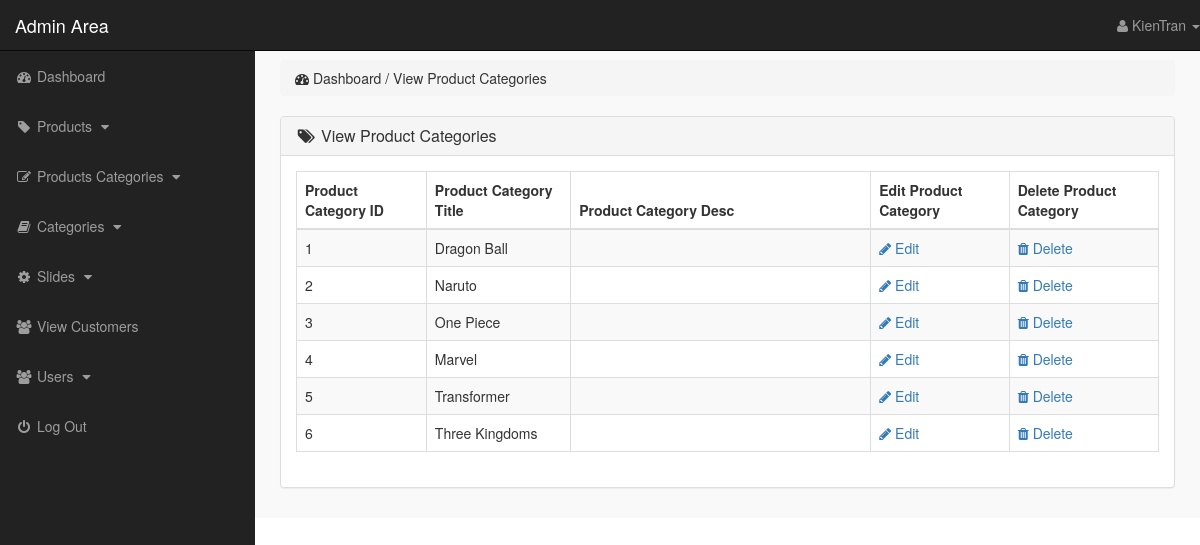
/admin_area/index.php?view_p_cats (signed in), run on the app's committed database.
### tables this page shows
CREATE TABLE `products_categories` (
  `p_cat_id` int(10) NOT NULL,
  `p_cat_title` text NOT NULL,
  `p_cat_desc` text NOT NULL
);

### admin_area/view_p_cats.php (the view)
<?php
    if(!isset($_SESSION['admin_username'])){
        echo "<script>window.open('login.php','_self')</script>";
    }else{
?>
<div class="row">
    <div class="col-lg-12">
        <ol class="breadcrumb">
            <li>
                <i class="fa fa-dashboard"></i> Dashboard / View Product Categories
            </li>
        </ol>
    </div>
</div>
<div class="row">
    <div class="col-lg-12">
        <div class="panel panel-default">
            <div class="panel-heading">
                <h3 class="panel-title">
                    <i class="fa fa-tags fa-fw"></i> View Product Categories
                </h3>
            </div>
            <div class="panel-body">
                <div class="table-responsive">
                    <table class="table table-hover table-striped table-bordered">
                        <thead>
                            <tr>
                                <th> Product Category ID </th>
                                <th> Product Category Title </th>
                                <th> Product Category Desc </th>
                                <th> Edit Product Category </th>
                                <th> Delete Product Category </th>
                            </tr>
                        </thead>
                        <tbody>
                            <?php
                                $i=0;
                                $get_p_cats = "select * from products_categories";
                                $run_p_cats = mysqli_query($con,$get_p_cats);
                                while($row_p_cats=mysqli_fetch_array($run_p_cats)){
                                    $p_cat_id = $row_p_cats['p_cat_id'];
                                    $p_cat_title = $row_p_cats['p_cat_title'];
                                    $p_cat_desc = $row_p_cats['p_cat_desc'];
                                    $i++;
                            ?>
                            <tr>
                                <td> <?php echo $i; ?> </td>
                                <td> <?php echo $p_cat_title; ?> </td>
                                <td width="300"> <?php echo $p_cat_desc; ?> </td>
                                <td>
                                    <a href="index.php?edit_p_cat= <?php echo $p_cat_id; ?> ">
                                        <i class="fa fa-pencil"></i> Edit
                                    </a>
                                </td>
                                <td>
                                    <a href="index.php?delete_p_cat= <?php echo $p_cat_id; ?> " onclick="return confirm ('Do you want delete?')">
                                        <i class="fa fa-trash"></i> Delete
                                    </a>
                                </td>
                            </tr>
                            <?php } ?>
                        </tbody>
                    </table>
                </div>
            </div>
        </div>
    </div>
</div>
<?php } ?>

### admin_area/includes/sidebar.php (shortened to what this page needs)
<?php
    if(!isset($_SESSION['admin_username'])){
        echo "<script>window.open('login.php','_self')</script>";
    }else{
?>
<nav class="navbar navbar-inverse navbar-fixed-top">
    <div class="navbar-header">
        <a href="index.php?dashboard" class="navbar-brand">Admin Area</a>
    </div>
    <ul class="nav navbar-right top-nav">
        <li class="dropdown">
            <a href="#" class="dropdown-toggle" data-toggle="dropdown">
                <i class="fa fa-user"></i> <?php echo $admin_name;  ?> <b class="caret"></b>
            </a>
        </li>
    </ul>
    <div class="collapse navbar-collapse navbar-ex1-collapse">
        <ul class="nav navbar-nav side-nav">
            <li>
                <a href="index.php?dashboard">
                        <i class="fa fa-fw fa-dashboard"></i> Dashboard
                </a>
            </li>
            <li>
                <a href="#" data-toggle="collapse" data-target="#products">
                        <i class="fa fa-fw fa-tag"></i> Products
                        <i class="fa fa-fw fa-caret-down"></i>
                </a>
            </li>
            <li>
                <a href="#" data-toggle="collapse" data-target="#p_cat">
                        <i class="fa fa-fw fa-edit"></i> Products Categories
                        <i class="fa fa-fw fa-caret-down"></i>
                </a>
            </li>
            <li>
                <a href="#" data-toggle="collapse" data-target="#cat">
                        <i class="fa fa-fw fa-book"></i> Categories
                        <i class="fa fa-fw fa-caret-down"></i>
                </a>
            </li>
            <li>
                <a href="#" data-toggle="collapse" data-target="#slides">
                        <i class="fa fa-fw fa-gear"></i> Slides
                        <i class="fa fa-fw fa-caret-down"></i>
                </a>
            </li>
            <li>
                <a href="index.php?view_customers">
                    <i class="fa fa-fw fa-users"></i> View Customers
                </a>
            </li>
            <li>
                <a href="#" data-toggle="collapse" data-target="#users">
                        <i class="fa fa-fw fa-users"></i> Users
                        <i class="fa fa-fw fa-caret-down"></i>
                </a>
            </li>
            <li>
                <a href="logout.php">
                    <i class="fa fa-fw fa-power-off"></i> Log Out
                </a>
            </li>
        </ul>
    </div>
</nav>
<?php } ?>

### admin_area/css/style.css (style rules this page uses)
body { margin-top: 100px; }
@media (min-width: 768px) { body { margin-top: 50px; } }
.top-nav { 0 15px; }
.top-nav>li { float: left; display: inline-block; }
.top-nav>li>a { color: #999999; line-height: 20px; padding-top: 15px; padding-bottom: 15px; }
@media (min-width: 768px) { .side-nav { position: fixed; top: 51px; bottom: 0; width: 255px; overflow-y: auto; overflow-x: hidden; background-color: #222222; padding-bottom: 40px; border-radius: 0; } }
@media (min-width: 768px) { .side-nav>li>a { width: 255px; } }
.panel-body { border-radius: 5px; }

### data on the page
products_categories: p_cat_title "Dragon Ball"
products_categories: p_cat_title "Naruto"
products_categories: p_cat_title "One Piece"
products_categories: p_cat_title "Marvel"
products_categories: p_cat_title "Transformer"
products_categories: p_cat_title "Three Kingdoms"

### other printed values
$admin_name "KienTran"
